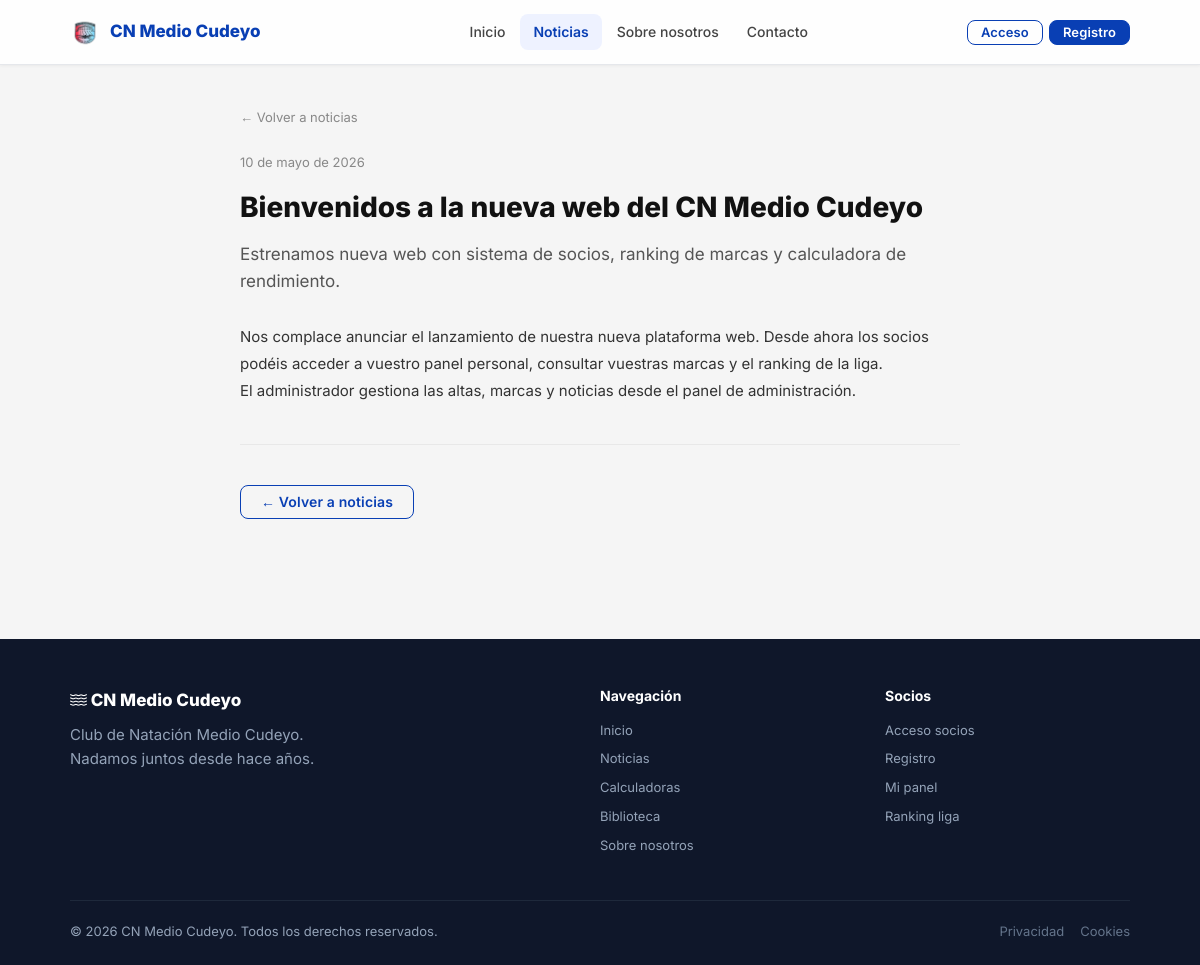
Screenshot of /noticias/detall?id=1 with the database file from the repository.
### tables this page shows
CREATE TABLE IF NOT EXISTS noticias (
    id         INT AUTO_INCREMENT PRIMARY KEY,
    titulo     VARCHAR(255) NOT NULL,
    resumen    VARCHAR(500) DEFAULT NULL,
    contenido  TEXT         DEFAULT NULL,
    imagen_url VARCHAR(500) DEFAULT NULL,
    publicado  TINYINT(1)   NOT NULL DEFAULT 0,
    created_at TIMESTAMP DEFAULT CURRENT_TIMESTAMP,
    updated_at TIMESTAMP DEFAULT CURRENT_TIMESTAMP ON UPDATE CURRENT_TIMESTAMP
);

### includes/auth.php (called while the page is built, shortened)
<?php
function e(string $s): string
{
    return htmlspecialchars($s, ENT_QUOTES, 'UTF-8');
}

### public/noticias/detall.php (the view, shortened to what this page needs)
<?php
require_once dirname(__DIR__, 2) . '/config/db.php';
require_once dirname(__DIR__, 2) . '/includes/auth.php';
require_once dirname(__DIR__, 2) . '/includes/layout.php';
$id = (int)($_GET['id'] ?? 0);
$stmt = $pdo->prepare('SELECT * FROM noticias WHERE id=? AND publicado=1 LIMIT 1');
$stmt->execute([$id]);
$noticia = $stmt->fetch();
?>
<div class="container-sm page-content">
  <a href="/noticias/" class="text-muted text-sm" style="display:inline-block;margin-bottom:24px;">← Volver a noticias</a>
  <article>
    <div class="text-muted text-sm mb-4">
      <?php
        $meses = ['enero','febrero','marzo','abril','mayo','junio','julio','agosto','septiembre','octubre','noviembre','diciembre'];
        $ts = strtotime($noticia['created_at']);
        echo date('j', $ts) . ' de ' . $meses[(int)date('n', $ts) - 1] . ' de ' . date('Y', $ts);
      ?>
    </div>
    <h1 style="font-size:28px;font-weight:800;margin-bottom:16px;line-height:1.3;">
      <?= e($noticia['titulo']) ?>
    </h1>
    <?php if ($noticia['resumen']): ?>
      <p style="font-size:17px;color:#555;margin-bottom:28px;line-height:1.6;">
        <?= e($noticia['resumen']) ?>
      </p>
    <?php endif; ?>
    <?php if ($noticia['contenido']): ?>
      <div style="font-size:15px;line-height:1.8;color:#333;">
        <?php
          $allowed = '<p><br><h2><h3><strong><em><u><s><ol><ul><li><a><blockquote><span>';
          echo strip_tags($noticia['contenido'], $allowed);
        ?>
      </div>
    <?php endif; ?>
  </article>
  <hr style="margin:40px 0;border:none;border-top:1px solid #e8e8e8;">
  <a href="/noticias/" class="btn btn-secondary">← Volver a noticias</a>
</div>

### public/assets/css/main.css (style rules this page uses)
:root { --blue: #093FB4; --blue-dark: #072f88; --red: #BF4646; --green: #16a34a; --orange: #ea580c; --text: #111; --gray: #888; --gray-light: #ddd; --bg: #f5f5f5; --white: #fff; --shadow: 0 2px 8px rgba(0,0,0,0.08); --shadow-lg: 0 4px 20px rgba(0,0,0,0.12); --radius: 8px; --radius-lg: 12px; }
*, *::before, *::after { box-sizing: border-box; margin: 0; padding: 0; }
body { font-family: 'Inter', Arial, sans-serif; font-size: 15px; color: var(--text); background: var(--bg); line-height: 1.6; -webkit-font-smoothing: antialiased; min-height: 100vh; display: flex; flex-direction: column; }
a { color: var(--blue); text-decoration: none; }
h1, h2, h3, h4 { line-height: 1.3; }
.container-sm { max-width: 760px; margin: 0 auto; padding: 0 20px; }
.page-content { padding-top: 40px; padding-bottom: 60px; }
.btn { display: inline-flex; align-items: center; justify-content: center; gap: 7px; padding: 9px 20px; border-radius: var(--radius); font-size: 14px; font-weight: 600; border: 1.5px solid transparent; cursor: pointer; transition: background 0.18s, color 0.18s, border-color 0.18s, box-shadow 0.18s, transform 0.12s; line-height: 1; text-decoration: none; letter-spacing: 0.01em; }
.btn-secondary { background: transparent; color: var(--blue); border-color: var(--blue); }
.mb-4 { margin-bottom: 16px; }
.text-muted { color: var(--gray); }
.text-sm { font-size: 13px; }

### rows the page displays
noticias: created_at "10", created_at "mayo", created_at "2026", titulo "Bienvenidos a la nueva web del CN Medio Cudeyo", resumen "Estrenamos nueva web con sistema de socios, ranking de marcas y calculadora de rendimiento.", contenido "Nos complace anunciar el lanzamiento de nuestra nueva plataforma web. Desde ahora los socios podéis acceder a vuestro panel personal, consultar vuestras marcas y el ranking de la liga. El administrador gestiona las altas, marcas y noticias desde el panel de administración."
